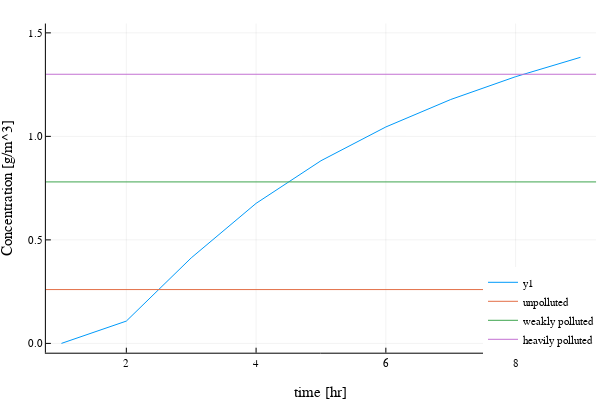

The cell this chart's notebook holds for it:
### Code cell
#No GAC Concentration Curve
figure1 = plot();
        plot!(figure1, [conc(2.8785,2,0.011412,t,0.4566) for t ∈ 0:8], xlabel = "time [hr]",ylabel = "Concentration [g/m^3]", ylim = [0,1.5])
plot!(figure1, fg_legend = :transparent, legend = :bottomright,ylim= [0,1.5])
hline!([unpolluted], label = "unpolluted")
hline!([weaklypolluted], label = "weakly polluted")
hline!([heavilypolluted], label = "heavily polluted")

### Figure 1 — Plotly figure (JSON) as saved in the notebook; plotly's stock layout.template omitted (floating-point values rounded to 4 significant figures)
{"data": [{"colorbar": {"title": ""}, "legendgroup": "y1", "line": {"color": "rgba(0, 154, 250, 1.000)", "dash": "solid", "shape": "linear", "width": 1}, "mode": "lines", "name": "y1", "showlegend": true, "type": "scatter", "x": [1, 2, 3, 4, 5, 6, 7, 8, 9], "xaxis": "x", "y": [0, 0.1078, 0.413, 0.6764, 0.8823, 1.045, 1.178, 1.288, 1.382], "yaxis": "y", "zmax": null, "zmin": null}, {"colorbar": {"title": ""}, "legendgroup": "unpolluted", "line": {"color": "rgba(227, 111, 71, 1.000)", "dash": "solid", "shape": "linear", "width": 1}, "mode": "lines", "name": "unpolluted", "showlegend": true, "type": "scatter", "x": [-847.2, 857.2], "xaxis": "x", "y": [0.26, 0.26], "yaxis": "y", "zmax": null, "zmin": null}, {"colorbar": {"title": ""}, "legendgroup": "weakly polluted", "line": {"color": "rgba(62, 164, 78, 1.000)", "dash": "solid", "shape": "linear", "width": 1}, "mode": "lines", "name": "weakly polluted", "showlegend": true, "type": "scatter", "x": [-847.2, 857.2], "xaxis": "x", "y": [0.78, 0.78], "yaxis": "y", "zmax": null, "zmin": null}, {"colorbar": {"title": ""}, "legendgroup": "heavily polluted", "line": {"color": "rgba(195, 113, 210, 1.000)", "dash": "solid", "shape": "linear", "width": 1}, "mode": "lines", "name": "heavily polluted", "showlegend": true, "type": "scatter", "x": [-847.2, 857.2], "xaxis": "x", "y": [1.3, 1.3], "yaxis": "y", "zmax": null, "zmin": null}], "layout": {"annotations": [], "height": 400, "legend": {"bgcolor": "rgba(255, 255, 255, 1.000)", "bordercolor": "rgba(0, 0, 0, 0.000)", "borderwidth": 1, "font": {"color": "rgba(0, 0, 0, 1.000)", "family": "sans-serif", "size": 11}, "title": {"font": {"color": "rgba(0, 0, 0, 1.000)", "family": "sans-serif", "size": 15}, "text": ""}, "tracegroupgap": 0, "traceorder": "normal", "x": 1, "xanchor": "right", "y": 0.07, "yanchor": "bottom"}, "margin": {"b": 20, "l": 0, "r": 0, "t": 20}, "paper_bgcolor": "rgba(255, 255, 255, 1.000)", "plot_bgcolor": "rgba(255, 255, 255, 1.000)", "showlegend": true, "width": 600, "xaxis": {"anchor": "y", "domain": [0.07647, 0.9934], "gridcolor": "rgba(0, 0, 0, 0.100)", "gridwidth": 0.5, "linecolor": "rgba(0, 0, 0, 1.000)", "mirror": false, "range": [0.76, 9.24], "showgrid": true, "showline": true, "showticklabels": true, "tickangle": 0, "tickcolor": "rgb(0, 0, 0)", "tickfont": {"color": "rgba(0, 0, 0, 1.000)", "family": "sans-serif", "size": 11}, "tickmode": "array", "ticks": "inside", "ticktext": ["2", "4", "6", "8"], "tickvals": [2, 4, 6, 8], "title": "time [hr]", "titlefont": {"color": "rgba(0, 0, 0, 1.000)", "family": "sans-serif", "size": 15}, "type": "-", "visible": true, "zeroline": false, "zerolinecolor": "rgba(0, 0, 0, 1.000)"}, "yaxis": {"anchor": "x", "domain": [0.07581, 0.9902], "gridcolor": "rgba(0, 0, 0, 0.100)", "gridwidth": 0.5, "linecolor": "rgba(0, 0, 0, 1.000)", "mirror": false, "range": [-0.045, 1.545], "showgrid": true, "showline": true, "showticklabels": true, "tickangle": 0, "tickcolor": "rgb(0, 0, 0)", "tickfont": {"color": "rgba(0, 0, 0, 1.000)", "family": "sans-serif", "size": 11}, "tickmode": "array", "ticks": "inside", "ticktext": ["0.0", "0.5", "1.0", "1.5"], "tickvals": [0, 0.5, 1, 1.5], "title": "Concentration [g/m^3]", "titlefont": {"color": "rgba(0, 0, 0, 1.000)", "family": "sans-serif", "size": 15}, "type": "-", "visible": true, "zeroline": false, "zerolinecolor": "rgba(0, 0, 0, 1.000)"}}}
